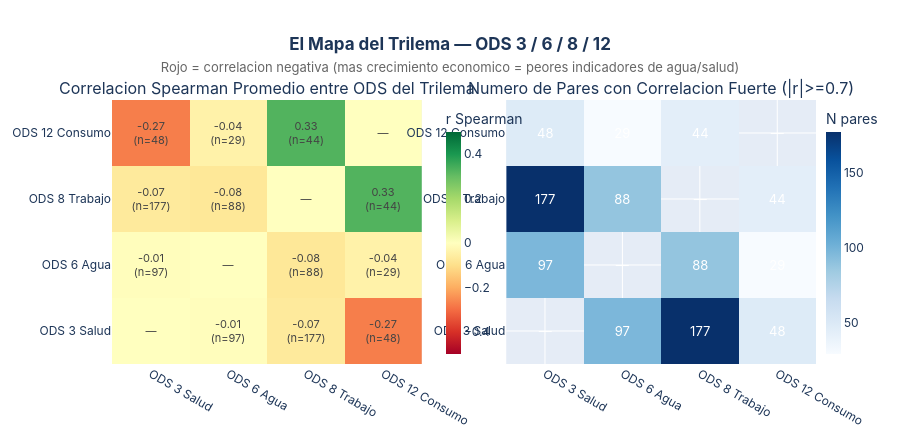

Source (notebook cell):
### Markdown cell above
---
## Parte VII — El Mapa del Trilema

Síntesis visual: los tres ODS conectados por correlaciones negativas forman un **sistema de tensiones**.  
El diagrama de red cuantifica cuántos indicadores de cada par están negativamente correlacionados — y con qué fuerza.

### Code cell
# ══════════════════════════════════════════════════════════════════════════════
# FIGURA 8 — Mapa del trilema: heatmap de correlaciones cruzadas
# ══════════════════════════════════════════════════════════════════════════════

import re

def ods_num(ind_id):
    clean = re.sub(r'[NRnr]', '', str(ind_id))
    m = re.match(r'^(\d+)', clean)
    return int(m.group(1)) if m else None

corr['ods_1n'] = corr['ind_1'].apply(ods_num)
corr['ods_2n'] = corr['ind_2'].apply(ods_num)

# ── Panel izq: Heatmap de correlaciones promedio entre ODS trilema ────────────
ods_trilema = [3, 6, 8, 12]
ods_labels  = ['ODS 3\nSalud', 'ODS 6\nAgua', 'ODS 8\nTrabajo', 'ODS 12\nConsumo']

matrix_mean = np.zeros((4, 4))
matrix_count = np.zeros((4, 4))
matrix_text  = [[''] * 4 for _ in range(4)]

for i, ods_a in enumerate(ods_trilema):
    for j, ods_b in enumerate(ods_trilema):
        if i == j:
            matrix_mean[i][j] = 0
            matrix_text[i][j] = '—'
            continue
        pairs = corr[
            ((corr['ods_1n']==ods_a) & (corr['ods_2n']==ods_b)) |
            ((corr['ods_1n']==ods_b) & (corr['ods_2n']==ods_a))
        ]
        if len(pairs) > 0:
            avg = pairs['correlation'].mean()
            matrix_mean[i][j] = avg
            matrix_count[i][j] = len(pairs)
            matrix_text[i][j] = '{:.2f}<br>(n={})'.format(avg, len(pairs))
        else:
            matrix_text[i][j] = 'sin datos'

fig_trilema = make_subplots(
    rows=1, cols=2,
    subplot_titles=[
        'Correlacion Spearman Promedio entre ODS del Trilema',
        'Numero de Pares con Correlacion Fuerte (|r|>=0.7)'
    ],
    horizontal_spacing=0.12
)

# Heatmap de correlaciones promedio
fig_trilema.add_trace(go.Heatmap(
    z=matrix_mean,
    x=ods_labels, y=ods_labels,
    text=matrix_text,
    texttemplate='%{text}',
    textfont=dict(size=11),
    colorscale='RdYlGn',
    zmid=0, zmin=-0.5, zmax=0.5,
    showscale=True,
    colorbar=dict(title='r Spearman', x=0.46, thickness=15),
    hovertemplate='<b>%{y} vs %{x}</b><br>Correlacion media: <b>%{z:.3f}</b><extra></extra>'
), row=1, col=1)

# Heatmap de número de pares
matrix_count_display = matrix_count.copy()
np.fill_diagonal(matrix_count_display, np.nan)
count_text = [[str(int(v)) if not np.isnan(v) else '—'
               for v in row] for row in matrix_count_display]

fig_trilema.add_trace(go.Heatmap(
    z=matrix_count_display,
    x=ods_labels, y=ods_labels,
    text=count_text,
    texttemplate='%{text}',
    textfont=dict(size=13, color='white'),
    colorscale='Blues',
    showscale=True,
    colorbar=dict(title='N pares', x=1.0, thickness=15),
    hovertemplate='<b>%{y} vs %{x}</b><br>Pares fuertes: <b>%{z:.0f}</b><extra></extra>'
), row=1, col=2)

fig_trilema.update_layout(
    title=dict(
        text='<b>El Mapa del Trilema — ODS 3 / 6 / 8 / 12</b><br>'
             '<span style="font-size:13px;color:#666;font-weight:normal">'
             'Rojo = correlacion negativa (mas crecimiento economico = peores indicadores de agua/salud)</span>',
        x=0.5, xanchor='center'
    ),
    height=440, paper_bgcolor='white',
    font=dict(family='Inter, Arial, sans-serif', color=C_LINEA),
    margin=dict(t=100, b=60)
)
fig_trilema.show()

print('Resumen del trilema:')
for i, ods_a in enumerate(ods_trilema):
    for j, ods_b in enumerate(ods_trilema):
        if j > i:
            avg = matrix_mean[i][j]
            n   = int(matrix_count[i][j])
            dir_s = 'NEGATIVA' if avg < -0.05 else 'POSITIVA' if avg > 0.05 else 'NEUTRAL'
            print('  ODS {} vs ODS {}: {} (r={:.3f}, n={})'.format(ods_a, ods_b, dir_s, avg, n))

### Figure 1 — Plotly figure (JSON) as saved in the notebook; plotly's stock layout.template omitted (floating-point values rounded to 4 significant figures)
{"data": [{"colorbar": {"thickness": 15, "title": {"text": "r Spearman"}, "x": 0.46}, "colorscale": [[0, "rgb(165,0,38)"], [0.1, "rgb(215,48,39)"], [0.2, "rgb(244,109,67)"], [0.3, "rgb(253,174,97)"], [0.4, "rgb(254,224,139)"], [0.5, "rgb(255,255,191)"], [0.6, "rgb(217,239,139)"], [0.7, "rgb(166,217,106)"], [0.8, "rgb(102,189,99)"], [0.9, "rgb(26,152,80)"], [1, "rgb(0,104,55)"]], "hovertemplate": "<b>%{y} vs %{x}</b><br>Correlacion media: <b>%{z:.3f}</b><extra></extra>", "showscale": true, "text": [["—", "-0.01<br>(n=97)", "-0.07<br>(n=177)", "-0.27<br>(n=48)"], ["-0.01<br>(n=97)", "—", "-0.08<br>(n=88)", "-0.04<br>(n=29)"], ["-0.07<br>(n=177)", "-0.08<br>(n=88)", "—", "0.33<br>(n=44)"], ["-0.27<br>(n=48)", "-0.04<br>(n=29)", "0.33<br>(n=44)", "—"]], "textfont": {"size": 11}, "texttemplate": "%{text}", "type": "heatmap", "x": ["ODS 3\nSalud", "ODS 6\nAgua", "ODS 8\nTrabajo", "ODS 12\nConsumo"], "xaxis": "x", "y": ["ODS 3\nSalud", "ODS 6\nAgua", "ODS 8\nTrabajo", "ODS 12\nConsumo"], "yaxis": "y", "z": [[0.0, -0.005101, -0.06789, -0.2733], [-0.005101, 0.0, -0.07522, -0.043], [-0.06789, -0.07522, 0.0, 0.3258], [-0.2733, -0.043, 0.3258, 0.0]], "zmax": 0.5, "zmid": 0, "zmin": -0.5}, {"colorbar": {"thickness": 15, "title": {"text": "N pares"}, "x": 1}, "colorscale": [[0, "rgb(247,251,255)"], [0.125, "rgb(222,235,247)"], [0.25, "rgb(198,219,239)"], [0.375, "rgb(158,202,225)"], [0.5, "rgb(107,174,214)"], [0.625, "rgb(66,146,198)"], [0.75, "rgb(33,113,181)"], [0.875, "rgb(8,81,156)"], [1, "rgb(8,48,107)"]], "hovertemplate": "<b>%{y} vs %{x}</b><br>Pares fuertes: <b>%{z:.0f}</b><extra></extra>", "showscale": true, "text": [["—", "97", "177", "48"], ["97", "—", "88", "29"], ["177", "88", "—", "44"], ["48", "29", "44", "—"]], "textfont": {"color": "white", "size": 13}, "texttemplate": "%{text}", "type": "heatmap", "x": ["ODS 3\nSalud", "ODS 6\nAgua", "ODS 8\nTrabajo", "ODS 12\nConsumo"], "xaxis": "x2", "y": ["ODS 3\nSalud", "ODS 6\nAgua", "ODS 8\nTrabajo", "ODS 12\nConsumo"], "yaxis": "y2", "z": [[NaN, 97.0, 177.0, 48.0], [97.0, NaN, 88.0, 29.0], [177.0, 88.0, NaN, 44.0], [48.0, 29.0, 44.0, NaN]]}], "layout": {"annotations": [{"font": {"size": 16}, "showarrow": false, "text": "Correlacion Spearman Promedio entre ODS del Trilema", "x": 0.22, "xanchor": "center", "xref": "paper", "y": 1, "yanchor": "bottom", "yref": "paper"}, {"font": {"size": 16}, "showarrow": false, "text": "Numero de Pares con Correlacion Fuerte (|r|>=0.7)", "x": 0.78, "xanchor": "center", "xref": "paper", "y": 1, "yanchor": "bottom", "yref": "paper"}], "font": {"color": "#1D3557", "family": "Inter, Arial, sans-serif"}, "height": 440, "margin": {"b": 60, "t": 100}, "paper_bgcolor": "white", "title": {"text": "<b>El Mapa del Trilema — ODS 3 / 6 / 8 / 12</b><br><span style=\"font-size:13px;color:#666;font-weight:normal\">Rojo = correlacion negativa (mas crecimiento economico = peores indicadores de agua/salud)</span>", "x": 0.5, "xanchor": "center"}, "xaxis": {"anchor": "y", "domain": [0, 0.44]}, "xaxis2": {"anchor": "y2", "domain": [0.56, 1]}, "yaxis": {"anchor": "x", "domain": [0, 1]}, "yaxis2": {"anchor": "x2", "domain": [0, 1]}}}
